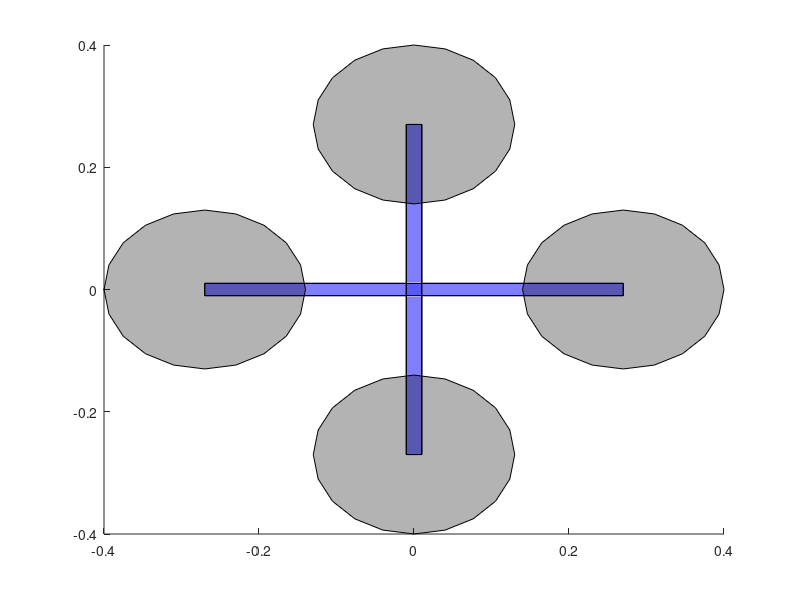

Write MATLAB code to recreate this figure.
global A
%飞机的3D模型

% 飞机的机架位置参数
load Quadrotor

% 画飞机
A.Body1 = patch('xdata',A.Body1X,'ydata',A.Body1Y,'zdata',A.Body1Z,'facealpha',.3,'facecolor','b');
A.Body2 = patch('xdata',A.Body2X,'ydata',A.Body2Y,'zdata',A.Body2Z,'facealpha',.3,'facecolor','b');
A.RotorF = patch('xdata',A.RotorFX,'ydata',A.RotorFY,'zdata',A.RotorFZ,'facealpha',.3,'facecolor','k');
A.RotorB = patch('xdata',A.RotorBX,'ydata',A.RotorBY,'zdata',A.RotorBZ,'facealpha',.3,'facecolor','k');
A.RotorR = patch('xdata',A.RotorRX,'ydata',A.RotorRY,'zdata',A.RotorRZ,'facealpha',.3,'facecolor','k');
A.RotorL = patch('xdata',A.RotorLX,'ydata',A.RotorLY,'zdata',A.RotorLZ,'facealpha',.3,'facecolor','k');

